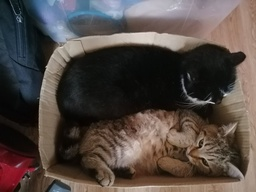
#> input picture cats.jpg, 256 x 192 px, shrunk from 1280 x 960 before the run
$ python 'поиск кластеров - ускорение со словарем — копия.py'
#> lines starting #> are read from the running program, lines starting #| are printed output that depends on the picture
from PIL import Image
import numpy as np

img = Image.open('cats.jpg')
#> img is the input picture: PIL image 256x192 RGB; mean R, G, B 82.6, 72.8, 68

# convert image object into array
imageToMatrice = np.array(img)
imageToMatrice.setflags(write=1)

conturs = np.full((imageToMatrice.shape[0], imageToMatrice.shape[1], 3), 255)
#img15 = Image.fromarray((conturs).astype(np.uint8)).convert('RGB')
#img15.save('divided_cats.jpg')


def getColorDistance(c1, c2):
    return int((c1[0] - c2[0])**2 + (c1[1] - c2[1])**2 + (c1[2] - c2[2])**2)**0.5

for i in range(1, imageToMatrice.shape[0]-1):
    for j in range(1, imageToMatrice.shape[1]-1):
        cur_square = imageToMatrice[i-1:i+2, j-1:j+2]
        #print(cur_square, "\n\n")
        #print(imageToMatrice[i, j])
        for cur_bit in range(0, 9):
            cur_bit_x = cur_bit % 3
            cur_bit_y = cur_bit // 3
            #print(getColorDistance(imageToMatrice[i, j], cur_square[cur_bit_x, cur_bit_y]))
            if getColorDistance(imageToMatrice[i, j], cur_square[cur_bit_x, cur_bit_y]) > 15:
                conturs[i + cur_bit_x-1, j+cur_bit_y-1] = (0, 0, 0)
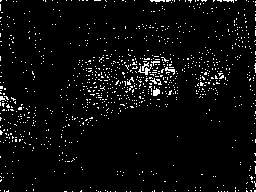
#> conturs: shape (192, 256, 3) int64; 4.2% white in thin lines or dots


img2 = Image.fromarray((conturs).astype(np.uint8)).convert('RGB')
#> img2: PIL image 256x192 RGB; 4.2% white in thin lines or dots
img2.save('divided_cats.jpg')
